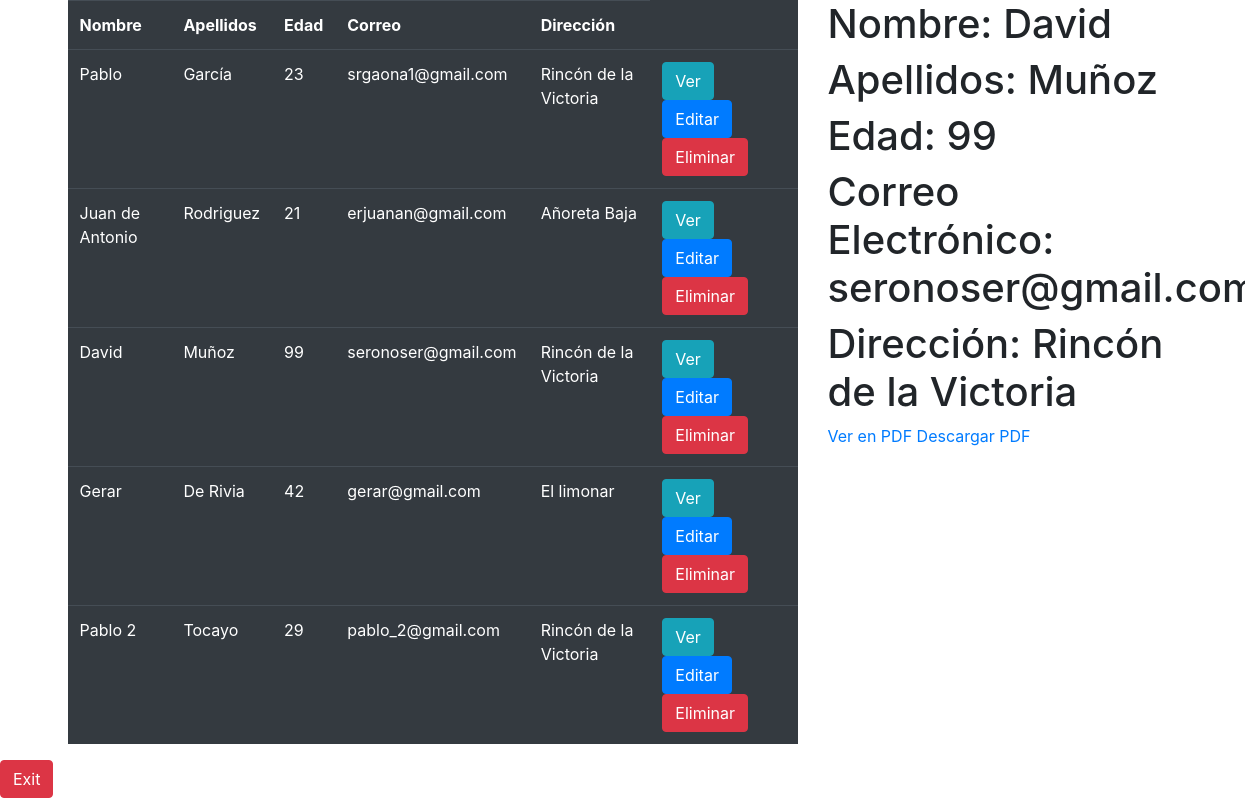
The app's page /index.php?nom=David&ape=Muñoz&age=99&corr=seronoser@gmail.com&direc=Rincón de la Victoria with its own data.
### tables this page shows
CREATE TABLE `info_usuarios` (
  `id_info` int(11) NOT NULL,
  `nombre` varchar(25) NOT NULL,
  `apellidos` varchar(25) NOT NULL,
  `edad` int(3) NOT NULL,
  `correo` varchar(25) NOT NULL,
  `direccion` varchar(25) NOT NULL
);

### conexion.php (called while the page is built)
<?php
class Conexion{
    public function __construct(){
        $host="localhost";
        $db="crud";
        $user="root";
        $pass="";
        try{
            $base = new PDO ("mysql:host=$host;dbname=$db",$user, $pass);
            return $base;
        }
        catch(exception $e){
            echo "No ha sido posible la conexión: ".$e->getMessage();
        }
    }
}
?>

### back.php (the view, shortened to what this page needs)
<?php
require_once("conexion.php");
class Usuarios extends Conexion{
    function cargar_tabla(){
        $sql="SELECT id_info, nombre, apellidos, edad, correo, direccion FROM info_usuarios";
        $resultado = Conexion::__construct()->prepare($sql);
        $resultado->execute();
            while($array=$resultado->fetch(PDO::FETCH_ASSOC)){
                echo
                "<tr>
                        <td>$array[nombre]</td>
                        <td>$array[apellidos]</td>
                        <td>$array[edad]</td>
                        <td>$array[correo]</td>
                        <td>$array[direccion]</td>
                        <td><a href='$_SERVER[PHP_SELF]?nom=$array[nombre]&ape=$array[apellidos]&age=$array[edad]&corr=$array[correo]&direc=$array[direccion]'><button class='btn btn-info'>Ver</button></a>
                            <a href='$_SERVER[PHP_SELF]?nom=$array[nombre]&ape=$array[apellidos]&age=$array[edad]&corr=$array[correo]&direc=$array[direccion]&editar=editar' class='editar'><button class='btn btn-primary' data-bs-toggle='modal' data-bs-target='#exampleModal'>Editar</button></a>
                            <a href='$_SERVER[PHP_SELF]?eliminar=eliminar&id_info=$array[id_info]'><button class='btn btn-danger'>Eliminar</button></a>
                        </td>
                 </tr>
                ";
            }
    }
     public function cargar_ver(){
        if(isset($_GET["nom"])){
            $nombre=$_GET["nom"];
            $apellido=$_GET["ape"];
            $edad=$_GET["age"];
            $correo=$_GET["corr"];
            $direccion=$_GET["direc"];
            echo "
                <h1>Nombre: $nombre</h1>
                <h1>Apellidos: $apellido</h1>
                <h1>Edad: $edad</h1>
                <h1>Correo Electrónico: $correo</h1>
                <h1>Dirección: $direccion</h1>
                <a href='$_SERVER[PHP_SELF]?ver_pdf=prueba&nombre=$nombre&apellido=$apellido&edad=$edad&correo=$correo&direccion=$direccion'>Ver en PDF</a>
                <a href='$_SERVER[PHP_SELF]?desc_pdf=prueba&nombre=$nombre&apellido=$apellido&edad=$edad&correo=$correo&direccion=$direccion'>Descargar PDF</a>
            ";
        }
    }
}
?>

### records on screen
info_usuarios: nombre "Pablo", apellidos "García", edad "23", correo "srgaona1@gmail.com", direccion "Rincón de la Victoria"
info_usuarios: nombre "Juan de Antonio", apellidos "Rodriguez", edad "21", correo "erjuanan@gmail.com", direccion "Añoreta Baja"
info_usuarios: nombre "David", apellidos "Muñoz", edad "99", correo "seronoser@gmail.com", direccion "Rincón de la Victoria"
info_usuarios: nombre "Gerar", apellidos "De Rivia", edad "42", correo "gerar@gmail.com", direccion "El limonar"
info_usuarios: nombre "Pablo 2", apellidos "Tocayo", edad "29", correo "pablo_2@gmail.com", direccion "Rincón de la Victoria"

### other values on screen
$nombre "David"
$apellido "Muñoz"
$edad "99"
$direccion "Rincón de la Victoria"
